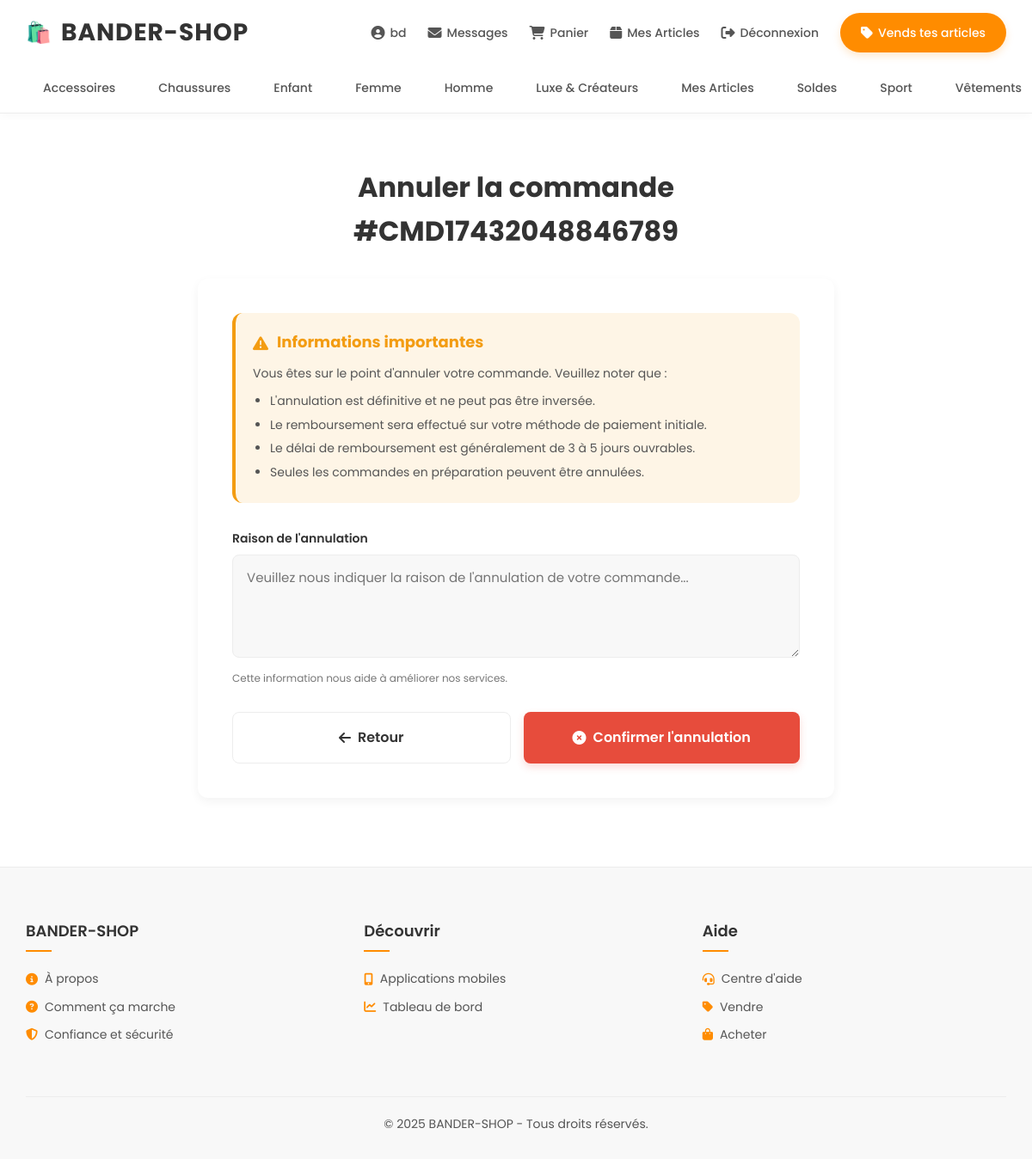
The page /annuler_commande.php?commande_id=2 (signed in) on the database its author committed.
### tables this page shows
CREATE TABLE `categories` (
  `id` int NOT NULL AUTO_INCREMENT,
  `nom` varchar(100) NOT NULL,
  PRIMARY KEY (`id`),
  UNIQUE KEY `nom` (`nom`)
);

CREATE TABLE `orders` (
  `id` int NOT NULL AUTO_INCREMENT,
  `numero_commande` varchar(50) NOT NULL,
  `acheteur_id` int NOT NULL,
  `date_commande` timestamp NULL DEFAULT CURRENT_TIMESTAMP,
  `statut` enum('en_preparation','expediee','en_livraison','livree','annulee') DEFAULT 'en_preparation',
  `adresse_livraison` text NOT NULL,
  `methode_paiement` varchar(50) NOT NULL,
  `montant_total` decimal(10,2) NOT NULL,
  PRIMARY KEY (`id`),
  KEY `acheteur_id` (`acheteur_id`),
  CONSTRAINT `orders_ibfk_1` FOREIGN KEY (`acheteur_id`) REFERENCES `users` (`id`) ON DELETE CASCADE
);

### annuler_commande.php (the view, shortened to what this page needs)
<?php
try {
    $pdo = new PDO("mysql:host=localhost;dbname=e_boutique", "root", "rootroot");
    $pdo->setAttribute(PDO::ATTR_ERRMODE, PDO::ERRMODE_EXCEPTION);
} catch (PDOException $e) {
    die("Erreur de connexion : " . $e->getMessage());
}
$stmt = $pdo->query("SELECT * FROM categories");
$categories = $stmt->fetchAll();
$commande_id = intval($_GET['commande_id']);
$stmt = $pdo->prepare("SELECT * FROM orders WHERE id = ? AND acheteur_id = ? AND statut = 'en_preparation'");
$stmt->execute([$commande_id, $_SESSION['user_id']]);
$commande = $stmt->fetch(PDO::FETCH_ASSOC);
?>
<!DOCTYPE html>
<html lang="fr">
<head>
    <link rel="stylesheet" href="https://cdnjs.cloudflare.com/ajax/libs/font-awesome/6.4.0/css/all.min.css">
</head>
<body>
<header>
    <div class="header-container">
        <div class="logo">
            <a href="index.php">BANDER-SHOP</a>
        </div>
        <div class="header-actions">
            <a href="compte.php"><i class="fas fa-user-circle"></i> <?= htmlspecialchars($_SESSION['user_nom']); ?></a>
            <a href="messages.php"><i class="fas fa-envelope"></i> Messages</a>
            <a href="panier.php"><i class="fas fa-shopping-cart"></i> Panier</a>
            <a href="mes_articles.php"><i class="fas fa-box"></i> Mes Articles</a>
            <a href="logout.php"><i class="fas fa-sign-out-alt"></i> Déconnexion</a>
            <a href="mes_articles.php" class="sell-button"><i class="fas fa-tag"></i> Vends tes articles</a>
        </div>
    </div>
    <nav class="category-nav">
        <ul>
            <?php foreach ($categories as $category): ?>
                <li>
                    <a href="index.php?categorie_id=<?= $category['id'] ?>">
                        <?= htmlspecialchars($category['nom']) ?>
                    </a>
                </li>
            <?php endforeach; ?>
        </ul>
    </nav>
</header>
<main>
    <h1 class="page-title">Annuler la commande #<?= htmlspecialchars($commande['numero_commande']) ?></h1>
    <div class="cancel-container">
        <div class="cancel-info">
            <h3><i class="fas fa-exclamation-triangle"></i> Informations importantes</h3>
            <p>Vous êtes sur le point d'annuler votre commande. Veuillez noter que :</p>
            <ul>
                <li>L'annulation est définitive et ne peut pas être inversée.</li>
                <li>Le remboursement sera effectué sur votre méthode de paiement initiale.</li>
                <li>Le délai de remboursement est généralement de 3 à 5 jours ouvrables.</li>
                <li>Seules les commandes en préparation peuvent être annulées.</li>
            </ul>
        </div>
        <form method="POST" action="annuler_commande.php?commande_id=<?= $commande_id ?>">
            <div class="form-group">
                <label for="raison_annulation">Raison de l'annulation</label>
                <textarea id="raison_annulation" name="raison_annulation" class="form-control" required placeholder="Veuillez nous indiquer la raison de l'annulation de votre commande..."></textarea>
                <span class="form-hint">Cette information nous aide à améliorer nos services.</span>
            </div>
            <div class="button-group">
                <a href="suivi_commande.php" class="back-button">
                    <i class="fas fa-arrow-left"></i> Retour
                </a>
                <button type="submit" class="cancel-button">
                    <i class="fas fa-times-circle"></i> Confirmer l'annulation
                </button>
            </div>
        </form>
    </div>
</main>
<footer>
    <div class="footer-container">
        <div class="footer-column">
            <h4>BANDER-SHOP</h4>
            <ul>
                <li><a href="#"><i class="fas fa-info-circle"></i> À propos</a></li>
                <li><a href="#"><i class="fas fa-question-circle"></i> Comment ça marche</a></li>
                <li><a href="#"><i class="fas fa-shield-alt"></i> Confiance et sécurité</a></li>
            </ul>
        </div>
        <div class="footer-column">
            <h4>Découvrir</h4>
            <ul>
                <li><a href="#"><i class="fas fa-mobile-alt"></i> Applications mobiles</a></li>
                <li><a href="#"><i class="fas fa-chart-line"></i> Tableau de bord</a></li>
            </ul>
        </div>
        <div class="footer-column">
            <h4>Aide</h4>
            <ul>
                <li><a href="#"><i class="fas fa-headset"></i> Centre d'aide</a></li>
                <li><a href="#"><i class="fas fa-tag"></i> Vendre</a></li>
                <li><a href="#"><i class="fas fa-shopping-bag"></i> Acheter</a></li>
            </ul>
        </div>
    </div>
    <div class="copyright">
        <p>&copy; 2025 BANDER-SHOP - Tous droits réservés.</p>
    </div>
</footer>
</body>
</html>

### rows shown on the page
categories: nom "Accessoires"
categories: nom "Chaussures"
categories: nom "Enfant"
categories: nom "Femme"
categories: nom "Homme"
categories: nom "Luxe & Créateurs"
categories: nom "Mes Articles"
categories: nom "Soldes"
categories: nom "Sport"
categories: nom "Vêtements"
orders: numero_commande "CMD17432048846789"

### other values the page prints
$_SESSION['user_nom'] "bd"
